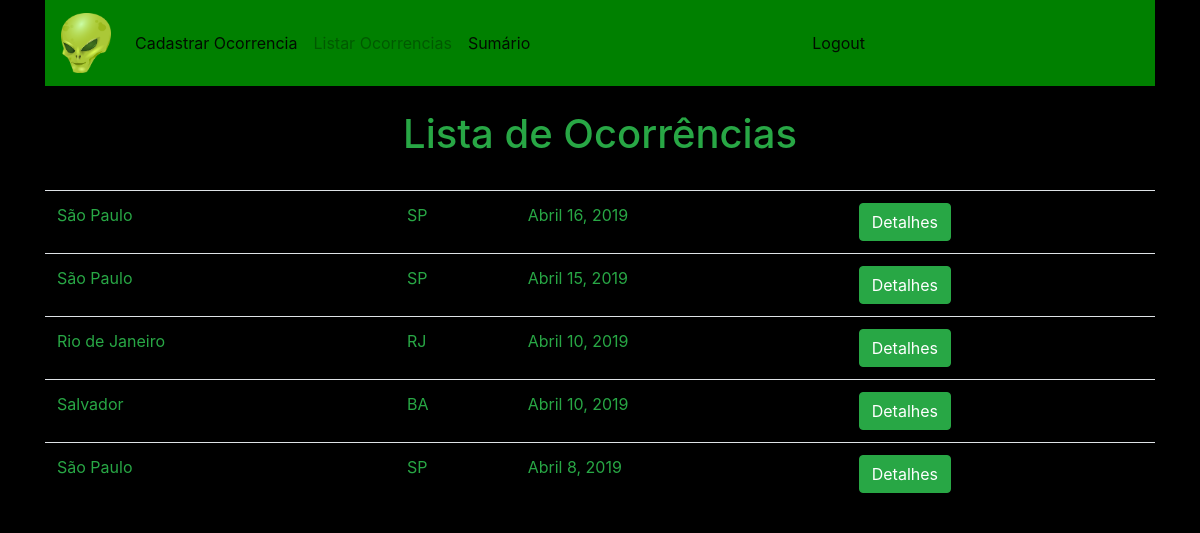
Screenshot of /list_occurrences/ with the database file from the repository.
### agroglifos/models.py (models this page shows, shortened)
class Agroglifos(models.Model):
    city = models.CharField(max_length=200)
    state = models.CharField(max_length=200)
    date = models.DateField()
    description = models.CharField(max_length=900, default='N/D')
    uuid = models.CharField(default='-- -- --', max_length=300)
    url = models.URLField(default='-- -- --', max_length=300)

### agroglifos/views.py (the view)
# urls.py: path('list_occurrences/', views.list_occurrences, name='listar_ocorrencias'),
def list_occurrences(request):
    occurrences = Agroglifos.objects.all().order_by('-date')
    context = {
      'occurrences': occurrences
    }
    return render(request, "list_occurrences.html", context)

### agroglifos/templates/list_occurrences.html (shortened to what this page needs)
<!DOCTYPE html>
{% load staticfiles %}
<html lang="pt-br">
  <head>
    <link rel="stylesheet" href="https://stackpath.bootstrapcdn.com/bootstrap/4.1.3/css/bootstrap.min.css">
  </head>
  <body>
    <div class="container">
      <nav class="navbar navbar-light navbar-expand-lg" style="background-color: green;">
        <a class="navbar-brand" href="/home/">
          <img src="/../static/img/alien.png" width="50" height="60" id="alien">
        </a>
        <div class="collapse navbar-collapse" id="navbarSupportedContent">
          <ul class="navbar-nav mr-auto">
            <li class="nav-item active">
              <a class="nav-link" href="/register_occur/">Cadastrar Ocorrencia<span class="sr-only">(current)</span></a>
            </li>
            <li class="nav-item">
              <a class="nav-link disabled" href="/list_occurrences/">Listar Ocorrencias</a>
            </li>
            <li class="nav-item active">
              <a class="nav-link" href="/summary/">Sumário</a>
            </li>
          </ul>
          <ul class="navbar-nav mr-auto">
            <li class="nav-item active">
              <a class="nav-link" href="/login/">Logout</a>
            </li>
          </ul>
        </div>
      </nav>
      <br>
      <center>
        <div class="text-success">
          <h1>Lista de Ocorrências</h1>
        </div>
      </center>
      <br>
      <table class="table">
        <tbody>
          {% for occurrence in occurrences %}
            <tr class="text-success">
              <td>{{ occurrence.city }}</td>
              <td>{{ occurrence.state }}</td>
              <td>{{ occurrence.date }}</td>
              <td>
                <a href="{{ occurrence.url }}">
                  <button class="btn btn-success" type="button" name="button">Detalhes</button>
                </a>
              </td>
            </tr>
          {% endfor %}
        </tbody>
      </table>
  </body>
</html>

### agroglifos/templates/list_occurrences.html (style rules this page uses)
body { background-color:black }

### rows the page displays
Agroglifos: city "São Paulo", state "SP", date "Abril 16, 2019"
Agroglifos: city "São Paulo", state "SP", date "Abril 15, 2019"
Agroglifos: city "Rio de Janeiro", state "RJ", date "Abril 10, 2019"
Agroglifos: city "Salvador", state "BA", date "Abril 10, 2019"
Agroglifos: city "São Paulo", state "SP", date "Abril 8, 2019"
